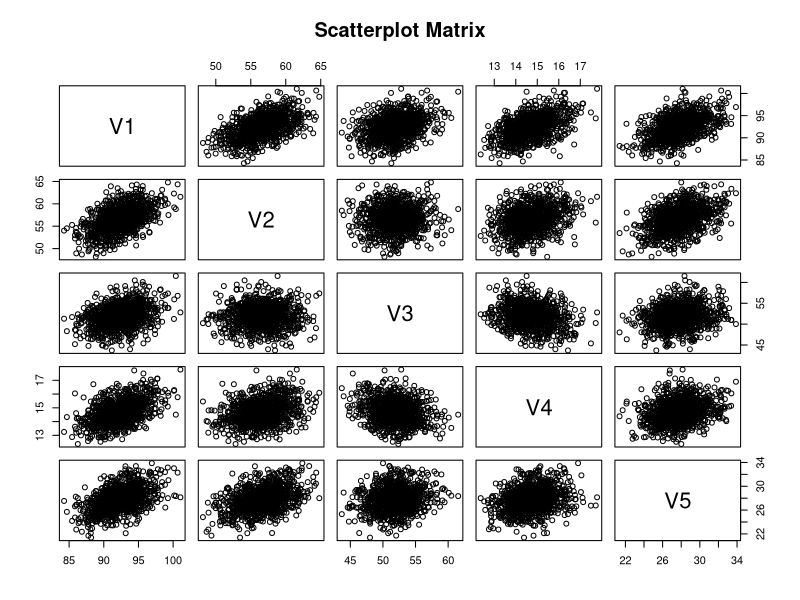

Write R code to recreate this figure.
## ---- chunk 1
my_rmvtnorm <- function(n, mu, sigma) {
  p <- length(mu)
  
  # Perform Cholesky decomposition
  R <- chol(sigma)
  
  # Generate n samples from a multivariate standard normal distribution
  Z <- matrix(rnorm(n * p), n, p)
  
  # Transform the standard normal samples to the desired distribution
  samples <- Z %*% R + matrix(mu, nrow = n, ncol = p, byrow = TRUE)
  
  return(samples)
}
## ---- chunk 2
# Define the mean vector and covariance matrix
mu <- c(92.4, 56.6, 51.8, 14.7, 27.8)
sigma <- matrix(c(6.4, 3.7, 2.5, 1.0, 2.2,
                  3.7, 8.3, 0.4, 0.8, 2.4,
                  2.5, 0.4, 7.3, -0.5, 0.9,
                  1.0, 0.8, -0.5, 0.7, 0.4,
                  2.2, 2.4, 0.9, 0.4, 3.8), nrow = 5, ncol = 5, byrow = TRUE)

# Set the sample size
n <- 10^3

# Generate a sample from the multivariate distribution
samples <- my_rmvtnorm(n = n, mu = mu, sigma = sigma)
## ---- chunk 3
# Create a data frame from the sample
data_df <- as.data.frame(samples)

# Create a scatterplot matrix
pairs(data_df, main="Scatterplot Matrix")

# Calculate the correlation matrix
cor_matrix <- cor(data_df)
## ---- chunk 4
my_rmvt <- function(n, mu, sigma, df) {
  p <- length(mu)
  
  # Generate a chi-squared random variable
  chi_sq <- rchisq(n, df)
  
  # Generate a sample from the multivariate normal distribution
  normal_samples <- my_rmvtnorm(n, rep(0, p), sigma)
  
  # Calculate the scaling factor
  scale_factor <- sqrt(df / chi_sq)
  
  # Transform the normal samples to the multivariate t-distribution
  t_samples <- normal_samples * scale_factor + matrix(rep(mu, each = n), ncol = p, byrow = FALSE)
  
  return(t_samples)
}
## ---- chunk 5
# Define the parameters
mu <- c(92.4, 56.6, 51.8, 14.7, 27.8)
sigma <- matrix(c(6.4, 3.7, 2.5, 1.0, 2.2,
                  3.7, 8.3, 0.4, 0.8, 2.4,
                  2.5, 0.4, 7.3, -0.5, 0.9,
                  1.0, 0.8, -0.5, 0.7, 0.4,
                  2.2, 2.4, 0.9, 0.4, 3.8), nrow = 5, ncol = 5, byrow = TRUE)
df <- 5
n <- 10^4

# Generate samples from the multivariate t-distribution
t_samples <- my_rmvt(n=n, mu=mu, sigma=sigma, df=df)

# Calculate the sample mean vector and sample covariance matrix
sample_mean <- colMeans(t_samples)
sample_cov <- cov(t_samples)

# Calculate the theoretical mean vector and theoretical covariance matrix
theoretical_mean <- mu
theoretical_cov <- (df / (df - 2)) * sigma

# Compare sample statistics to theoretical values
cat("Sample Mean Vector:\n")
print(sample_mean)
cat("\nTheoretical Mean Vector:\n")
print(theoretical_mean)

cat("\nSample Covariance Matrix:\n")
print(sample_cov)
cat("\nTheoretical Covariance Matrix:\n")
print(theoretical_cov)
## ---- chunk 6
# Set the seed for reproducibility
set.seed(123)

# Number of samples
N <- 10^6

# Method 1: Monte Carlo using g1(X) and exp(1)
a <- 1
X1 <- rexp(N, rate = 1)
g1 <- function(x) (x >= a) * 1 / sqrt(x^2 + 1)
theta_hat_1 <- mean(g1(X1))
variance_1 <- var(g1(X1))

# Method 2: Monte Carlo using g2(Y) and shifted exp(1)
Y2 <- 1 + rexp(N, rate = 1)
g2 <- function(y) (y >= a) * 1 / (sqrt(y^2 + 1) * exp(1))
theta_hat_2 <- mean(g2(Y2))
variance_2 <- var(g2(Y2))

# Method 3: Monte Carlo using g3(U) and uniform(0, 1)
U3 <- runif(N, min = 0, max = 1)
g3 <- function(u) (1/u^2) * exp(-1/u) / sqrt((1/u)^2 + 1)
theta_hat_3 <- mean(g3(U3))
variance_3 <- var(g3(U3))

# Calculate 95% confidence intervals
alpha <- 0.05
z <- qnorm(1 - alpha/2)
se_1 <- sqrt(variance_1 / N)
se_2 <- sqrt(variance_2 / N)
se_3 <- sqrt(variance_3 / N)
conf_int_1 <- c(theta_hat_1 - z * se_1, theta_hat_1 + z * se_1)
conf_int_2 <- c(theta_hat_2 - z * se_2, theta_hat_2 + z * se_2)
conf_int_3 <- c(theta_hat_3 - z * se_3, theta_hat_3 + z * se_3)

# Percentage in variance reduction
reduction_1_2 <- (variance_1 - variance_2) / variance_1 * 100
reduction_1_3 <- (variance_1 - variance_3) / variance_1 * 100
reduction_3_2 <- (variance_3 - variance_2) / variance_3 * 100

# Print the results
cat("Method 1 (Exp(1)) Estimate:", theta_hat_1, "\n")
cat("Method 1 (Exp(1)) Variance:", variance_1, "\n")
cat("Method 1 (Exp(1)) 95% Confidence Interval:", conf_int_1, "\n")
cat("\n")
cat("Method 2 (Shifted Exp(1)) Estimate:", theta_hat_2, "\n")
cat("Method 2 (Shifted Exp(1)) Variance:", variance_2, "\n")
cat("Method 2 (Shifted Exp(1)) 95% Confidence Interval:", conf_int_2, "\n")
cat("\n")
cat("Method 3 (Uniform) Estimate:", theta_hat_3, "\n")
cat("Method 3 (Uniform) Variance:", variance_3, "\n")
cat("Method 3 (Uniform) 95% Confidence Interval:", conf_int_3, "\n")
cat("\n")
cat("Percentage Variance Reduction (Method 1 to 2):", reduction_1_2, "%\n")
cat("Percentage Variance Reduction (Method 1 to 3):", reduction_1_3, "%\n")
cat("Percentage Variance Reduction (Method 3 to 2):", reduction_3_2, "%\n")
## ---- chunk 7
# Set the seed for reproducibility
set.seed(123)

# Number of samples
N <- 10 ^ 6

# Simple Monte Carlo
X_simple <- rpois(N, lambda = 10)
sqrt_X_simple <- sqrt(X_simple)
mean_simple <- mean(sqrt_X_simple)

# Antithetic Monte Carlo
N_half <- N / 2
u <- runif(N_half) # Generate uniform random variables
X_original <- qpois(u, lambda = 10)
X_antithetic <- qpois(1 - u, lambda = 10)

sqrt_X_original <- sqrt(X_original)
sqrt_X_antithetic <- sqrt(X_antithetic)

# Calculate the correlation between sqrt_X_original and sqrt_X_antithetic
correlation <- cor(sqrt_X_original, sqrt_X_antithetic)

antithetic_samples <- 0.5*(sqrt_X_original + sqrt_X_antithetic)
mean_antithetic <- mean(antithetic_samples)

# Calculate 95% confidence intervals
alpha <- 0.05
z <- qnorm(1 - alpha/2)
se_simple <- sd(sqrt_X_simple) / sqrt(N)
se_antithetic <- sd(antithetic_samples) / sqrt(N_half)
conf_int_simple <- c(mean_simple - z * se_simple, mean_simple + z * se_simple)
conf_int_antithetic <- c(mean_antithetic - z * se_antithetic, mean_antithetic + z * se_antithetic)

# Percentage variance reduction
variance_simple <- var(sqrt_X_simple)
variance_antithetic <- var(antithetic_samples)
reduction_percentage <- ((variance_simple - variance_antithetic) / variance_simple) * 100

# Print the results
cat("Correlation between sqrt_X_original and sqrt_X_antithetic:", correlation, "\n")
cat("\n")
cat("Simple Monte Carlo Estimate:", mean_simple, "\n")
cat("Simple Monte Carlo 95% Confidence Interval:", conf_int_simple, "\n")
cat("\n")
cat("Antithetic Monte Carlo Estimate:", mean_antithetic, "\n")
cat("Antithetic Monte Carlo 95% Confidence Interval:", conf_int_antithetic, "\n")
cat("\n")
cat("Percentage Variance Reduction:", reduction_percentage, "%\n")
